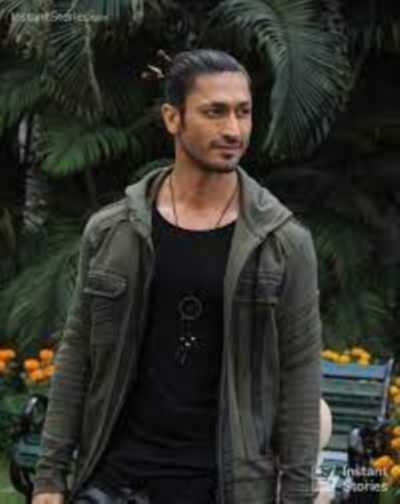
#> input picture 1.png, 400 x 504 px, given in place of 1.jpg, which was not available
$ python img_transpose.py
#> lines starting #> are read from the running program, lines starting #| are printed output that depends on the picture
#!/usr/bin/python3
import cv2

img = cv2.imread("1.jpg")
#> img is the input picture: shape (504, 400, 3); mean B, G, R 41, 47.9, 47.1
rotated_img = cv2.transpose(img)
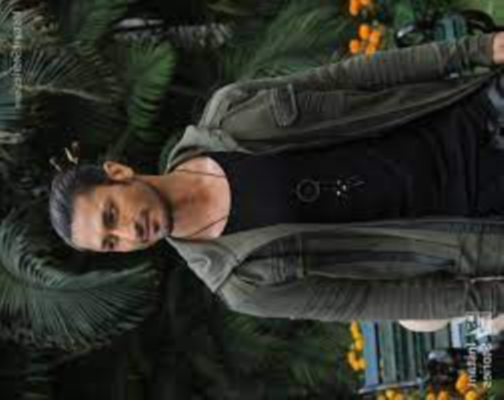
#> rotated_img: shape (400, 504, 3); mean B, G, R 41, 47.9, 47.1

cv2.imshow("Original Image",img)
cv2.imshow("Rotated Image",rotated_img)

cv2.waitKey(0)
cv2.destroyAllWindows()

$ run again, with data.jpg saved as 1.png
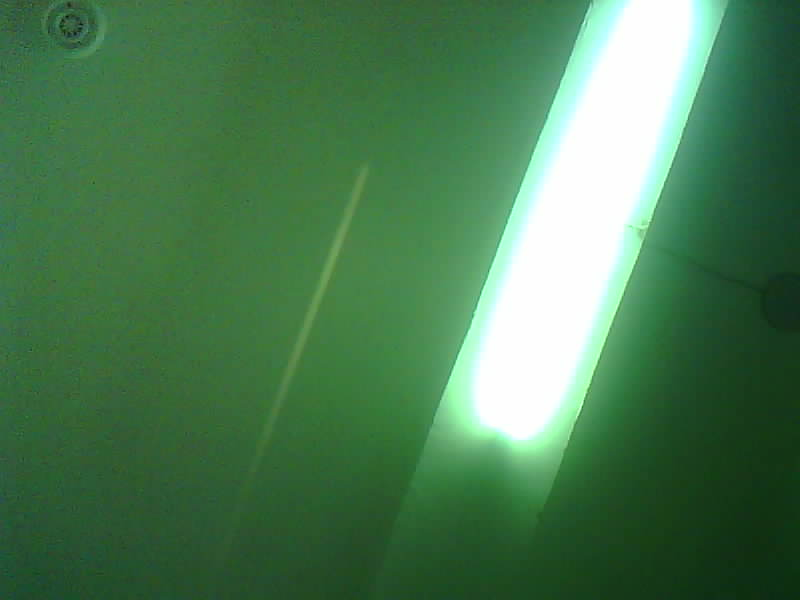
#> input picture data.jpg, 800 x 600 px, given in place of 1.jpg, which was not available
#> img is the input picture: shape (600, 800, 3); mean B, G, R 82, 123.1, 74.6
#> `rotated_img = cv2.transpose(img)`:
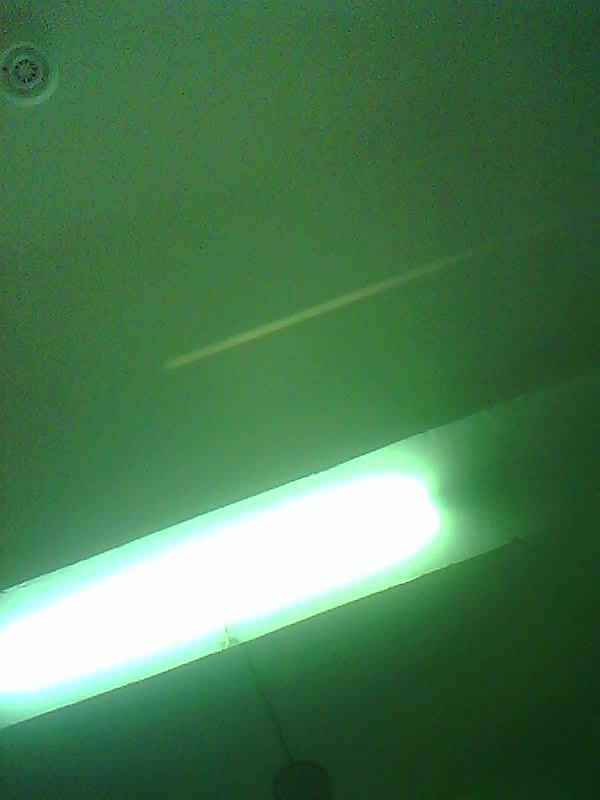
#> rotated_img: shape (800, 600, 3); mean B, G, R 82, 123.1, 74.6

$ run again, with sample.jpg saved as 1.png
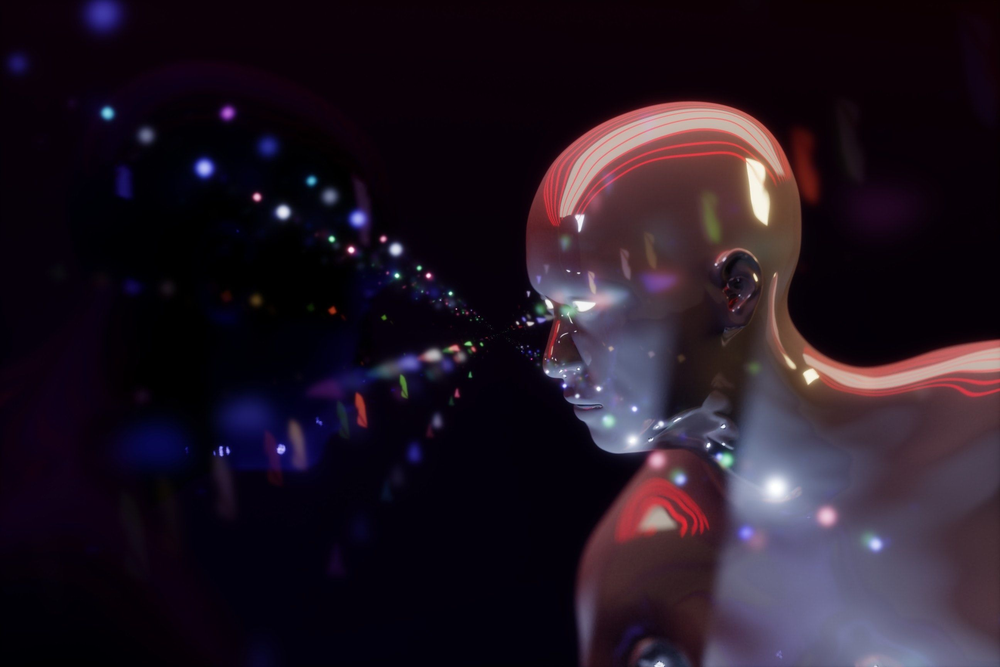
#> input picture sample.jpg, 1000 x 667 px, shrunk from 2592 x 1728 before the run, given in place of 1.jpg, which was not available
#> img is the input picture: shape (667, 1000, 3); mean B, G, R 34.6, 22.7, 33.9
#> `rotated_img = cv2.transpose(img)`:
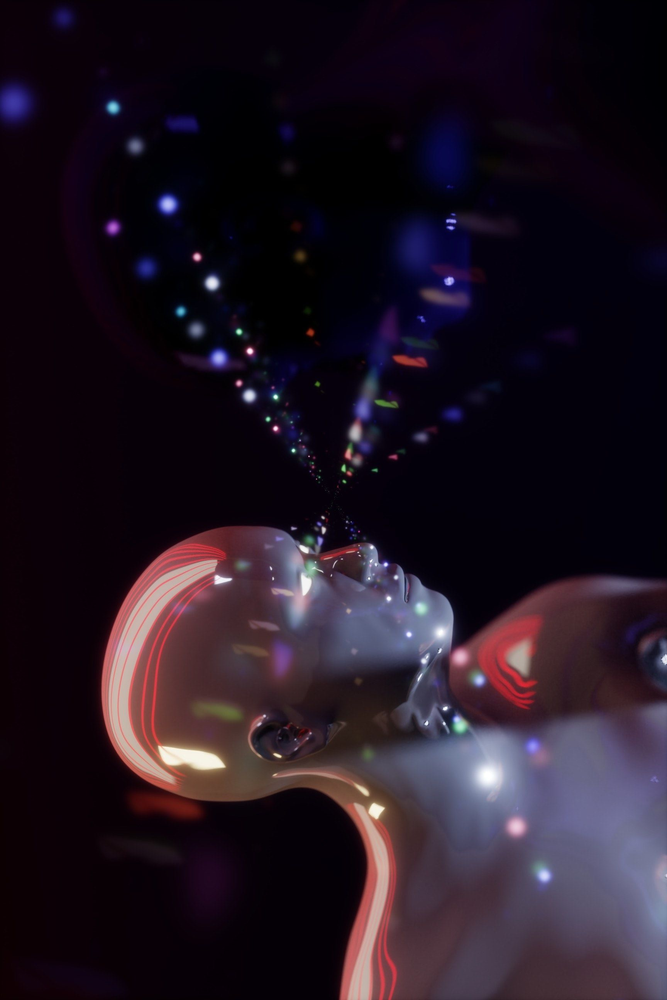
#> rotated_img: shape (1000, 667, 3); mean B, G, R 34.6, 22.7, 33.9
